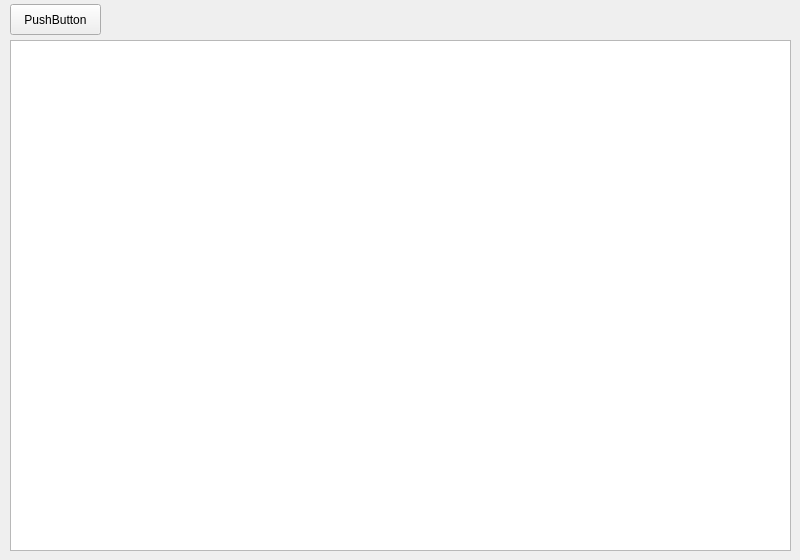
<?xml version="1.0" encoding="UTF-8"?>
<ui version="4.0">
 <class>MainWindow</class>
 <widget class="QMainWindow" name="MainWindow">
  <property name="geometry">
   <rect>
    <x>0</x>
    <y>0</y>
    <width>800</width>
    <height>560</height>
   </rect>
  </property>
  <property name="windowTitle">
   <string>MainWindow</string>
  </property>
  <widget class="QWidget" name="centralwidget">
   <widget class="QTableView" name="tableView">
    <property name="geometry">
     <rect>
      <x>10</x>
      <y>40</y>
      <width>781</width>
      <height>511</height>
     </rect>
    </property>
   </widget>
   <widget class="QPushButton" name="pushButton">
    <property name="geometry">
     <rect>
      <x>10</x>
      <y>4</y>
      <width>91</width>
      <height>31</height>
     </rect>
    </property>
    <property name="text">
     <string>PushButton</string>
    </property>
   </widget>
  </widget>
 </widget>
 <resources/>
 <connections/>
</ui>
